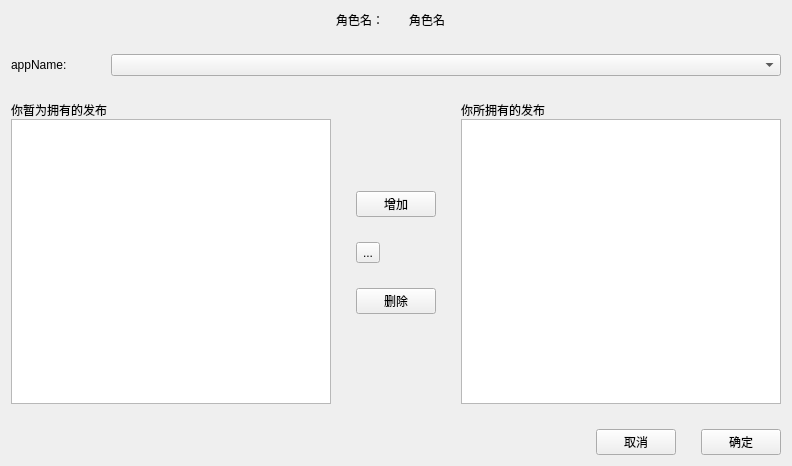
<?xml version="1.0" encoding="UTF-8"?>
<ui version="4.0">
 <class>fabuRightWidget</class>
 <widget class="QWidget" name="fabuRightWidget">
  <property name="geometry">
   <rect>
    <x>0</x>
    <y>0</y>
    <width>792</width>
    <height>443</height>
   </rect>
  </property>
  <property name="windowTitle">
   <string>修改发布权限</string>
  </property>
  <layout class="QHBoxLayout" name="horizontalLayout_5">
   <item>
    <layout class="QVBoxLayout" name="verticalLayout_4">
     <property name="spacing">
      <number>25</number>
     </property>
     <item>
      <layout class="QHBoxLayout" name="horizontalLayout_4">
       <item alignment="Qt::AlignRight">
        <widget class="QLabel" name="label_2">
         <property name="sizePolicy">
          <sizepolicy hsizetype="Fixed" vsizetype="Preferred">
           <horstretch>0</horstretch>
           <verstretch>0</verstretch>
          </sizepolicy>
         </property>
         <property name="text">
          <string>角色名：</string>
         </property>
        </widget>
       </item>
       <item alignment="Qt::AlignLeft">
        <widget class="QLabel" name="roleNameLabel">
         <property name="sizePolicy">
          <sizepolicy hsizetype="Fixed" vsizetype="Preferred">
           <horstretch>0</horstretch>
           <verstretch>0</verstretch>
          </sizepolicy>
         </property>
         <property name="text">
          <string>角色名</string>
         </property>
        </widget>
       </item>
      </layout>
     </item>
     <item>
      <layout class="QHBoxLayout" name="horizontalLayout" stretch="1,9">
       <item>
        <widget class="QLabel" name="label">
         <property name="text">
          <string>appName:</string>
         </property>
        </widget>
       </item>
       <item alignment="Qt::AlignBottom">
        <widget class="QComboBox" name="appComboBox">
         <property name="sizePolicy">
          <sizepolicy hsizetype="Preferred" vsizetype="Fixed">
           <horstretch>0</horstretch>
           <verstretch>0</verstretch>
          </sizepolicy>
         </property>
        </widget>
       </item>
      </layout>
     </item>
     <item>
      <layout class="QHBoxLayout" name="horizontalLayout_3">
       <item>
        <layout class="QVBoxLayout" name="verticalLayout_2">
         <property name="spacing">
          <number>0</number>
         </property>
         <item>
          <widget class="QLabel" name="noOwnFabuLabel">
           <property name="text">
            <string>你暂为拥有的发布</string>
           </property>
          </widget>
         </item>
         <item>
          <widget class="QListWidget" name="allList"/>
         </item>
        </layout>
       </item>
       <item>
        <layout class="QVBoxLayout" name="verticalLayout">
         <property name="topMargin">
          <number>90</number>
         </property>
         <property name="bottomMargin">
          <number>90</number>
         </property>
         <item>
          <widget class="QPushButton" name="addButton">
           <property name="text">
            <string>增加</string>
           </property>
          </widget>
         </item>
         <item>
          <widget class="QToolButton" name="addToolButton">
           <property name="text">
            <string>...</string>
           </property>
          </widget>
         </item>
         <item>
          <widget class="QPushButton" name="delButton">
           <property name="text">
            <string>删除</string>
           </property>
          </widget>
         </item>
        </layout>
       </item>
       <item>
        <layout class="QVBoxLayout" name="verticalLayout_3">
         <property name="spacing">
          <number>0</number>
         </property>
         <item>
          <widget class="QLabel" name="label_4">
           <property name="text">
            <string>你所拥有的发布</string>
           </property>
          </widget>
         </item>
         <item>
          <widget class="QListWidget" name="ownList"/>
         </item>
        </layout>
       </item>
      </layout>
     </item>
     <item>
      <layout class="QHBoxLayout" name="horizontalLayout_2">
       <item alignment="Qt::AlignRight">
        <widget class="QPushButton" name="cacelButton">
         <property name="sizePolicy">
          <sizepolicy hsizetype="Fixed" vsizetype="Fixed">
           <horstretch>0</horstretch>
           <verstretch>0</verstretch>
          </sizepolicy>
         </property>
         <property name="text">
          <string>取消</string>
         </property>
        </widget>
       </item>
       <item>
        <widget class="QPushButton" name="sureButton">
         <property name="sizePolicy">
          <sizepolicy hsizetype="Fixed" vsizetype="Fixed">
           <horstretch>0</horstretch>
           <verstretch>0</verstretch>
          </sizepolicy>
         </property>
         <property name="text">
          <string>确定</string>
         </property>
        </widget>
       </item>
      </layout>
     </item>
    </layout>
   </item>
  </layout>
 </widget>
 <resources/>
 <connections/>
</ui>
